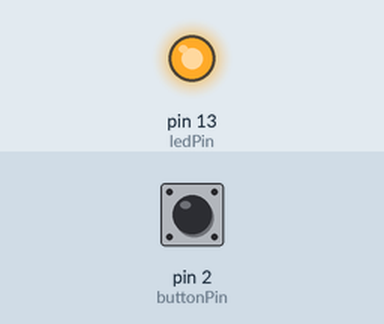
Simulated run of this sketch. Board: Arduino Uno, built with avr-gcc and run on an emulated ATmega328P. Shown: output pins drawn as LEDs (lit = HIGH). Inputs (shaded band) come from the test bench; at power-on: pin 2 (buttonPin) HIGH.

Above: at 1.2 s.
1.3 s: pin 2 (buttonPin) pulled LOW for 3.2 s
At 5.0 s:
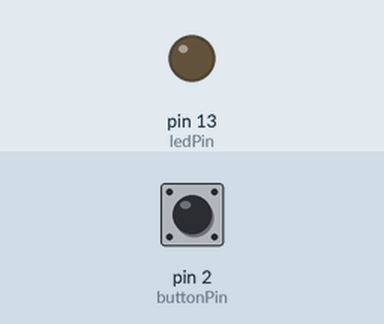
Timing chart, 0 to 12.0 s (numbered marks = the images above; inputs shaded):
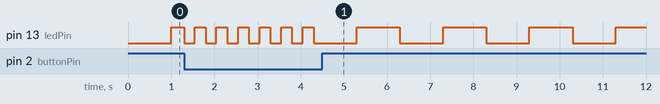

The sketch:

button_control.ino
```cpp
const int ledPin = 13;
const int buttonPin = 2;

unsigned long previousMillis = 0;
long interval = 1000;
bool ledState = LOW;

void setup() {
  pinMode(ledPin, OUTPUT);
  pinMode(buttonPin, INPUT_PULLUP);
}

void loop() {
  if (digitalRead(buttonPin) == LOW) {
    interval = 250;   // fast blink
  } else {
    interval = 1000;  // normal blink
  }

  unsigned long currentMillis = millis();
  if (currentMillis - previousMillis >= interval) {
    previousMillis = currentMillis;
    ledState = !ledState;
    digitalWrite(ledPin, ledState);
  }
}
```
